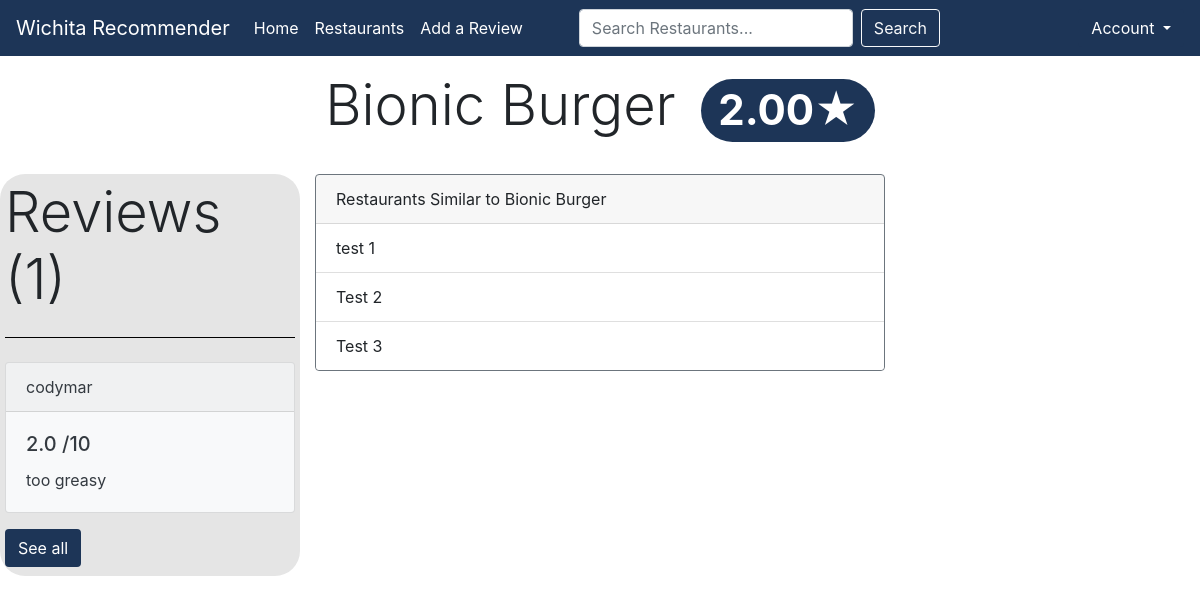
The app's page /restaurant/57/, older data.
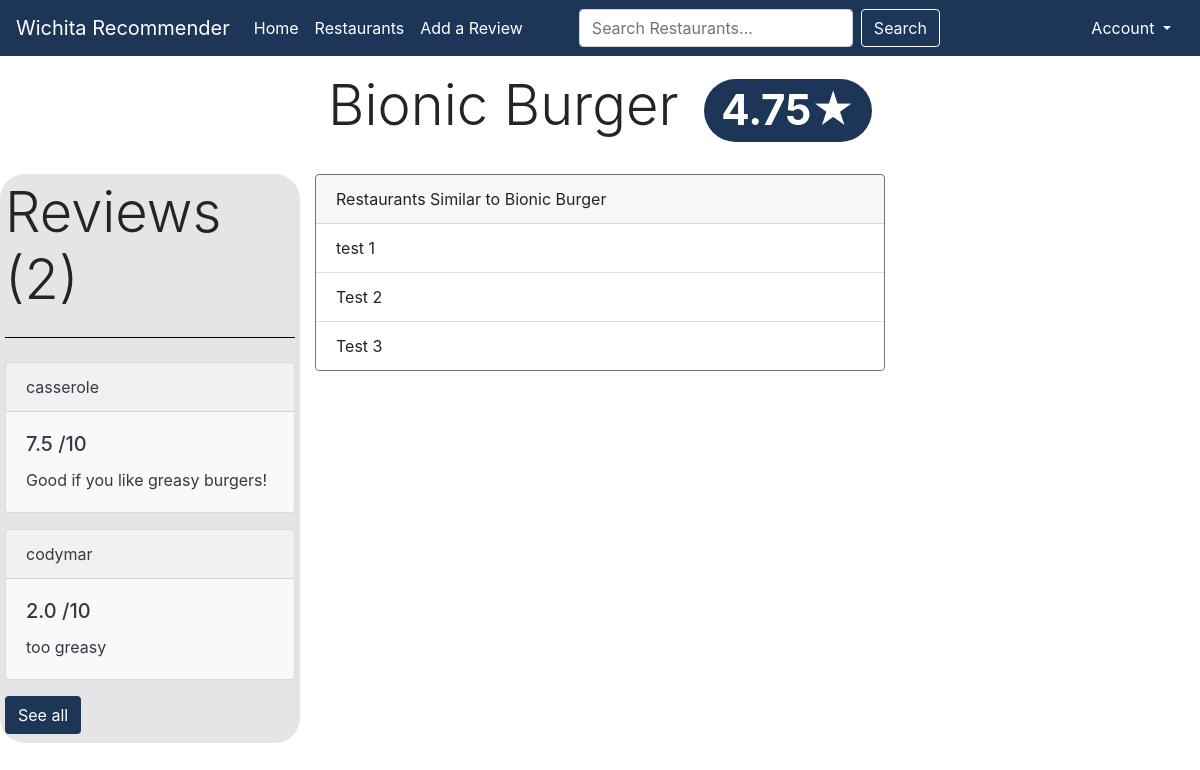
The same page, newer data.
### restaurants/models.py (models this page shows, shortened)
class Rating(models.Model):
    user = models.ForeignKey(
        User, on_delete=models.CASCADE, null=False)
    restaurant = models.ForeignKey(
        Restaurant, on_delete=models.CASCADE, null=False)
    rating = models.DecimalField(decimal_places=1, max_digits=3)
    review = models.TextField(null=True, blank=True)
    updated = models.DateTimeField(auto_now=True)
    created = models.DateTimeField(auto_now_add=True)
    class Meta:
        ordering = ['-updated', '-created']
        unique_together = [['user', 'restaurant']]

### restaurants/views.py (the view)
# urls.py: path("restaurant/<str:pk>/", views.restaurant, name="restaurant"),
def restaurant(request, pk):
    restaurant = Restaurant.objects.get(id=pk)
    try:
        reviews = Rating.objects.filter(restaurant__id=pk)
        rating_count = Rating.objects.filter(restaurant__id=pk).count()
        rating_avg = Rating.objects.filter(restaurant__id=pk).aggregate(Avg('rating'))['rating__avg']
        context = {'restaurant': restaurant, 'ratingCount': rating_count, 'ratingAvg': rating_avg, 'reviews':reviews}
    except:
        context = {'restaurant': restaurant}
        redirect('restaurant/' + pk)
    return render(request, "restaurants/restaurant.html", context)

### restaurants/templates/restaurants/restaurant.html (shortened to what this page needs)
{% extends 'restaurants/base.html' %}
{% block content %}
<div>
    <h1 class="display-4 text-center">{{restaurant.name}}
      {% if reviews %}
      <span class="badge rounded-pill">{{ratingAvg | floatformat:2}}&#9733;</span>
      {% endif %}
    </h1>
    <br>
</div>
{% if reviews %}
<div class="left-section">
  <h1 class="display-4">Reviews {% if ratingCount %} ({{ratingCount}}){% endif %}</h1>
<hr class="my-4" size="10" color="#000000" noshade>
{% for review in reviews|slice:":3" %}
<div class="card text-dark bg-light mb-3" style="max-width: 20rem;">
  <div class="card-header">{{review.user}}</div>
    <div class="card-body">
      <h5 class="card-title">{{review.rating}} /10</h5>
      <p class="card-text">{{review.review}}</p>
    </div>
</div>
{% endfor %}
<a class="btn darkBlue mb-1" href="{% url 'all-reviews' restaurant.id %}">See all</a>
</div>
{% endif %}
<div class="col-sm-6" id="similar-restaurants">
  <div class="card border-secondary">
      <div class="card-header">
      Restaurants Similar to {{restaurant.name}}
      </div>
      <ul class="list-group list-group-flush">
      <li class="list-group-item">test 1</li>
      <li class="list-group-item">Test 2</li>
      <li class="list-group-item">Test 3</li>
      </ul>
  </div>
</div>
{% endblock %}

Row changes from the older to the newer data that the page shows:
added Rating: user "casserole", rating "7.5", review "Good if you like greasy burgers!"
Text that changed along with them:
{{ ratingAvg | floatformat:2 }}: "2.00" → "4.75"
{{ ratingCount }}: "1" → "2"
